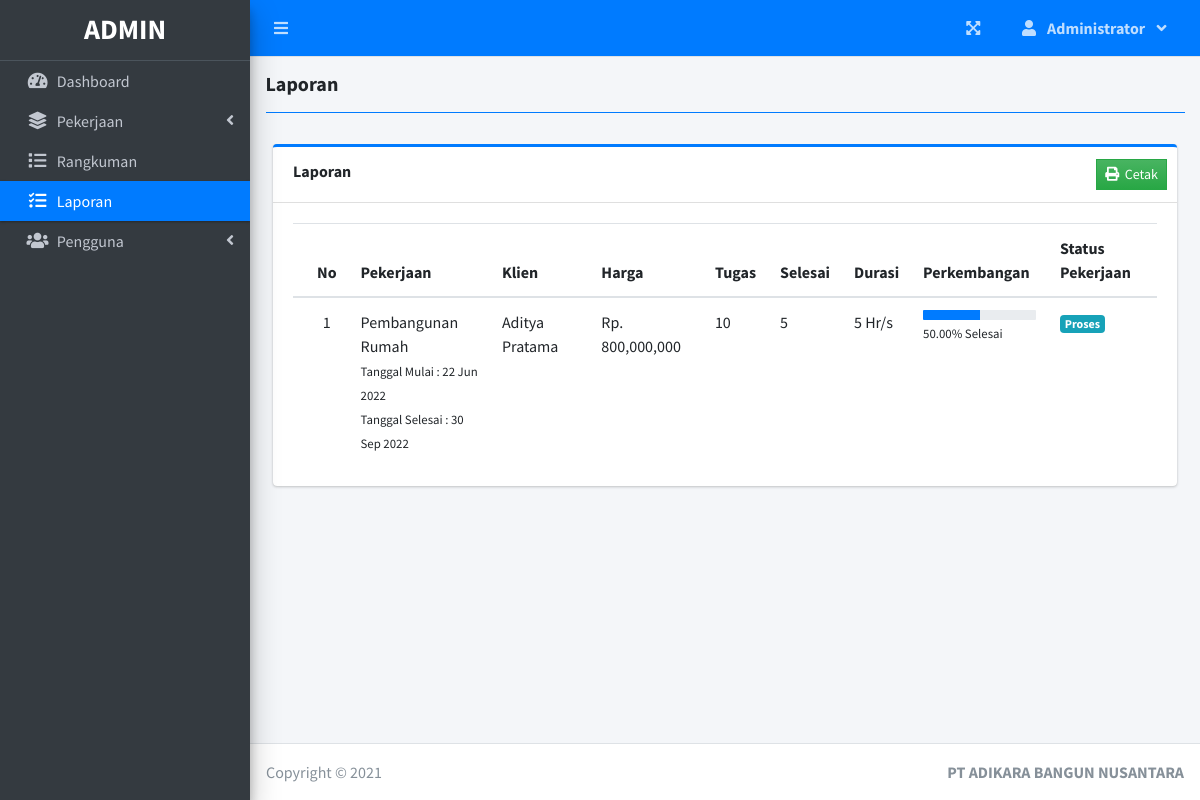
/index.php?page=laporan (signed in), run on the app's committed database.
### tables this page shows
CREATE TABLE `project_list` (
  `id` int(30) NOT NULL,
  `name` varchar(200) NOT NULL,
  `description` text NOT NULL,
  `client` text NOT NULL,
  `price` decimal(11,0) NOT NULL,
  `status` tinyint(2) NOT NULL,
  `start_date` date NOT NULL,
  `end_date` date NOT NULL,
  `manager_id` int(30) NOT NULL,
  `user_ids` text NOT NULL,
  `date_created` datetime NOT NULL DEFAULT current_timestamp()
);

### laporan.php (the view, shortened to what this page needs)
<?php include 'db_connect.php' ?>
<div class="card-body p-0">
  <div class="table-responsive" id="printable">
    <div class="col-md-12">
      <div class="card card-outline card-primary">
        <div class="card-header">
          <b>Laporan</b>
          <div class="card-tools">
            <button class="btn btn-flat btn-sm bg-gradient-success btn-success" id="print"><i class="fa fa-print"></i> &nbsp;Cetak</button>
          </div>
        </div>
        <div class="card-body">
          <div class="table-responsive">
            <table class="table table-condensed m-0 table-hover">
              <colgroup>
                <col width="5%">
                <col width="20%">
                <col width="15%">
                <col width="15%">
                <col width="5%">
                <col width="5%">
                <col width="5%">
                <col width="17%">
                <col width="15%">
              </colgroup>
              <thead>
                <th>No</th>
                <th>Pekerjaan</th>
                <th>Klien</th>
                <th>Harga</th>
                <th>Tugas</th>
                <th>Selesai</th>
                <th>Durasi</th>
                <th>Perkembangan</th>
                <th>Status Pekerjaan</th>
              </thead>
              <tbody>
                <?php
                $i = 1;
                $stat = array("Mulai", "Mulai", "Proses", "Tunda", "Telat", "Selesai");
                $where = "";
                $qry = $conn->query("SELECT * FROM project_list $where order by name asc");
                while ($row = $qry->fetch_assoc()) :
                  $tprog = $conn->query("SELECT * FROM task_list where project_id = {$row['id']}")->num_rows;
                  $cprog = $conn->query("SELECT * FROM task_list where project_id = {$row['id']} and status = 3")->num_rows;
                  $prog = $tprog > 0 ? ($cprog / $tprog) * 100 : 0;
                  $prog = $prog > 0 ?  number_format($prog, 2) : $prog;
                  $prod = $conn->query("SELECT * FROM user_productivity where project_id = {$row['id']}")->num_rows;
                  $dur = $conn->query("SELECT sum(time_rendered) as duration FROM user_productivity where project_id = {$row['id']}");
                  $dur = $dur->num_rows > 0 ? $dur->fetch_assoc()['duration'] : 0;
                  if ($row['status'] == 0 && strtotime(date('Y-m-d')) >= strtotime($row['start_date'])) :
                    if ($prod  > 0  || $cprog > 0)
                      $row['status'] = 2;
                    else
                      $row['status'] = 1;
                  elseif ($row['status'] == 0 && strtotime(date('Y-m-d')) > strtotime($row['end_date'])) :
                    $row['status'] = 4;
                  endif;
                ?>
                  <tr>
                    <td class="text-center">
                      <?php echo $i++ ?>
                    </td>
                    <td>
                      <a>
                        <?php echo ucwords($row['name']) ?>
                      </a>
                      <br>
                      <small>
                        Tanggal Mulai : <?php echo date("d M Y", strtotime($row['start_date'])) ?>
                        <br>
                        Tanggal Selesai : <?php echo date("d M Y", strtotime($row['end_date'])) ?>
                      </small>
                    </td>
                    <td>
                      <p><?php echo ucwords($row['client']) ?></p>
                    </td>
                    <td>
                      <p><?php echo "Rp. " . number_format(ucwords($row['price']))  ?></p>
                    </td>
                    <td>
                      <?php echo number_format($tprog) ?>
                    </td>
                    <td>
                      <?php echo number_format($cprog) ?>
                    </td>
                    <td>
                      <?php echo number_format($dur) . ' Hr/s' ?>
                    </td>
                    <td class="project_progress">
                      <div class="progress progress-sm">
                        <div class="progress-bar bg-blue" role="progressbar" aria-valuenow="57" aria-valuemin="0" aria-valuemax="100" style="width: <?php echo $prog ?>%">
                        </div>
                      </div>
                      <small>
                        <?php echo $prog ?>% Selesai
                      </small>
                    </td>
                    <td class="project-state">
                      <?php
                      if ($stat[$row['status']] == 'Pending') {
                        echo "<span class='badge badge-secondary'>{$stat[$row['status']]}</span>";
                      } elseif ($stat[$row['status']] == 'Mulai') {
                        echo "<span class='badge badge-primary'>{$stat[$row['status']]}</span>";
                      } elseif ($stat[$row['status']] == 'Proses') {
                        echo "<span class='badge badge-info'>{$stat[$row['status']]}</span>";
                      } elseif ($stat[$row['status']] == 'Tunda') {
                        echo "<span class='badge badge-warning'>{$stat[$row['status']]}</span>";
                      } elseif ($stat[$row['status']] == 'Telat') {
                        echo "<span class='badge badge-danger'>{$stat[$row['status']]}</span>";
                      } elseif ($stat[$row['status']] == 'Selesai') {
                        echo "<span class='badge badge-success'>{$stat[$row['status']]}</span>";
                      }
                      ?>
                    </td>
                  </tr>
                <?php endwhile; ?>
              </tbody>
            </table>
          </div>
        </div>
      </div>
    </div>
  </div>
</div>

### data on the page
project_list: name "Pembangunan Rumah", start_date "22 Jun 2022", end_date "30 Sep 2022", client "Aditya Pratama", price "800,000,000", tprog "10", cprog "5", dur "5", prog "50.00", status "Proses"

### other printed values
$_SESSION['login_firstname'] "Administrator"
$title "Laporan"
